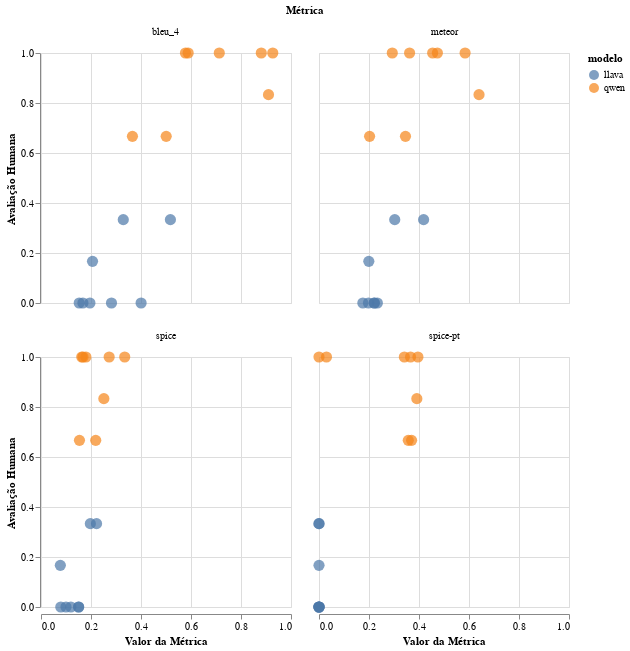

The notebook cell saved with this chart:
### Code cell
base = (
    alt.Chart(metricas_selecionadas)
    .transform_fold(["bleu_4", "meteor", "spice", "spice-pt"], as_=["Métrica", "Valor"])
    .mark_point(filled=True, size=125)
    .encode(
        x=alt.X("Valor:Q", title="Valor da Métrica"),
        y=alt.Y("humano:Q", title="Avaliação Humana"),
        color="modelo:N",
        tooltip=["modelo:N", "Métrica:N", "Valor:Q", "humano:Q"],
    )
    .properties(width=250, height=250)
    .facet(facet=alt.Facet("Métrica:N", title="Métrica"), columns=2)
)

base.display()

### Figure 1 — Vega-Lite specification as saved in the notebook (floating-point values rounded to 4 significant figures)
{"config": {"view": {"continuousWidth": 300, "continuousHeight": 300}}, "data": {"name": "data-ac9d550716af4ab66d100a641a41d182"}, "facet": {"field": "Métrica", "title": "Métrica", "type": "nominal"}, "spec": {"mark": {"type": "point", "filled": true, "size": 125}, "encoding": {"color": {"field": "modelo", "type": "nominal"}, "tooltip": [{"field": "modelo", "type": "nominal"}, {"field": "Métrica", "type": "nominal"}, {"field": "Valor", "type": "quantitative"}, {"field": "humano", "type": "quantitative"}], "x": {"field": "Valor", "title": "Valor da Métrica", "type": "quantitative"}, "y": {"field": "humano", "title": "Avaliação Humana", "type": "quantitative"}}, "height": 250, "transform": [{"fold": ["bleu_4", "meteor", "spice", "spice-pt"], "as": ["Métrica", "Valor"]}], "width": 250}, "columns": 2, "$schema": "https://vega.github.io/schema/vega-lite/v5.20.1.json", "datasets": {"data-ac9d550716af4ab66d100a641a41d182": [{"modelo": "qwen", "bleu_4": 0.5778, "meteor": 0.3623, "spice": 0.163, "spice-pt": 0.3415, "humano": 1.0, "icon": "🦆"}, {"modelo": "qwen", "bleu_4": 0.5887, "meteor": 0.2931, "spice": 0.1796, "spice-pt": 0.02985, "humano": 1.0, "icon": "🦆"}, {"modelo": "qwen", "bleu_4": 0.5008, "meteor": 0.3459, "spice": 0.2189, "spice-pt": 0.3571, "humano": 0.6667, "icon": "🦆"}, {"modelo": "qwen", "bleu_4": 0.7131, "meteor": 0.4546, "spice": 0.1679, "spice-pt": 0.3956, "humano": 1.0, "icon": "🦆"}, {"modelo": "qwen", "bleu_4": 0.91, "meteor": 0.6401, "spice": 0.2514, "spice-pt": 0.3913, "humano": 0.8333, "icon": "🦆"}, {"modelo": "qwen", "bleu_4": 0.3657, "meteor": 0.2024, "spice": 0.1538, "spice-pt": 0.3704, "humano": 0.6667, "icon": "🦆"}, {"modelo": "qwen", "bleu_4": 0.927, "meteor": 0.5843, "spice": 0.3348, "spice-pt": 0.3662, "humano": 1.0, "icon": "🦆"}, {"modelo": "qwen", "bleu_4": 0.8811, "meteor": 0.4735, "spice": 0.2727, "spice-pt": 0.0, "humano": 1.0, "icon": "🦆"}, {"modelo": "llava", "bleu_4": 0.1528, "meteor": 0.2334, "spice": 0.07921, "spice-pt": 0.0, "humano": 0.0, "icon": "🌋"}, {"modelo": "llava", "bleu_4": 0.1957, "meteor": 0.1754, "spice": 0.1, "spice-pt": 0.0, "humano": 0.0, "icon": "🌋"}, {"modelo": "llava", "bleu_4": 0.3291, "meteor": 0.303, "spice": 0.1973, "spice-pt": 0.0, "humano": 0.3333, "icon": "🌋"}, {"modelo": "llava", "bleu_4": 0.4004, "meteor": 0.2216, "spice": 0.1507, "spice-pt": 0.0, "humano": 0.0, "icon": "🌋"}, {"modelo": "llava", "bleu_4": 0.2061, "meteor": 0.1993, "spice": 0.07735, "spice-pt": 0.0, "humano": 0.1667, "icon": "🌋"}, {"modelo": "llava", "bleu_4": 0.5176, "meteor": 0.4184, "spice": 0.2222, "spice-pt": 0.0, "humano": 0.3333, "icon": "🌋"}, {"modelo": "llava", "bleu_4": 0.1676, "meteor": 0.2206, "spice": 0.1504, "spice-pt": 0.0, "humano": 0.0, "icon": "🌋"}, {"modelo": "llava", "bleu_4": 0.2819, "meteor": 0.1979, "spice": 0.1194, "spice-pt": 0.0, "humano": 0.0, "icon": "🌋"}]}}
